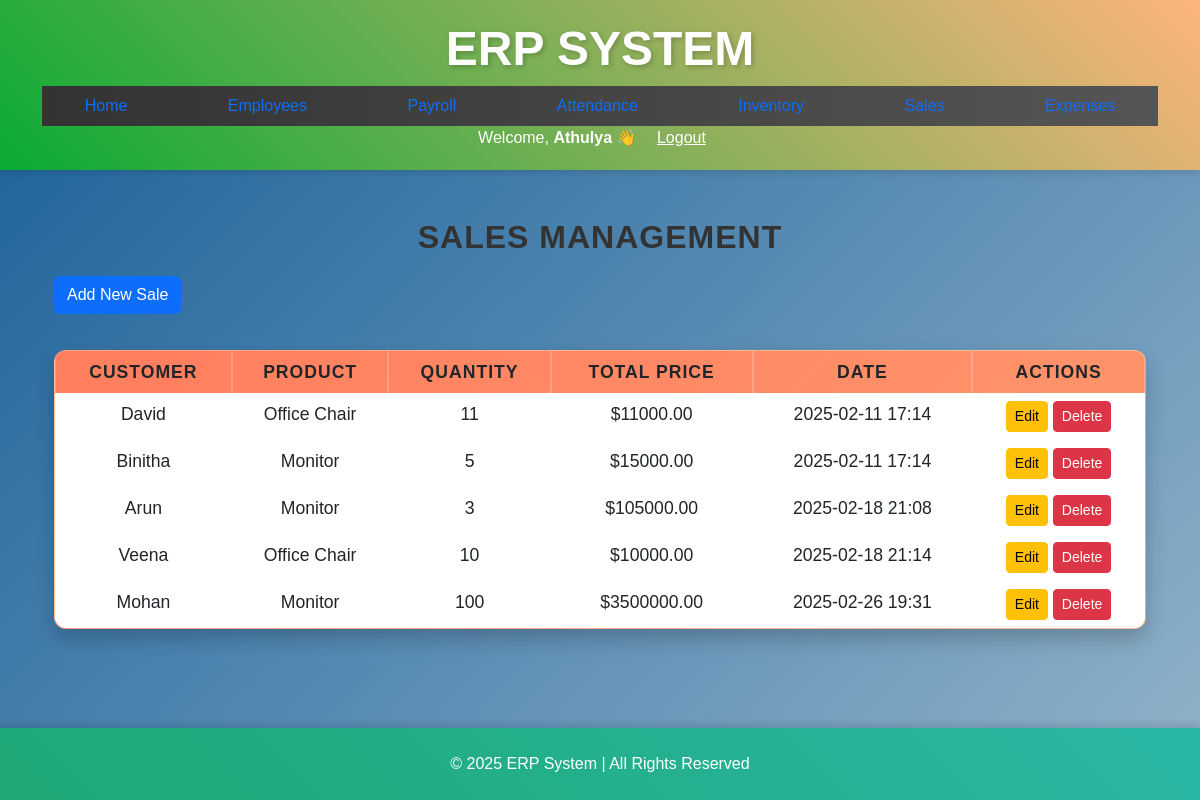
The page /sale/ (signed in) on the database its author committed.
### erp/models.py (models this page shows, shortened)
class Sale(models.Model):
    customer_name=models.CharField(max_length=200)
    product=models.ForeignKey(InventoryItem,on_delete=models.CASCADE)
    quantity=models.IntegerField()
    total_price=models.DecimalField(max_digits=10,decimal_places=2)
    date=models.DateTimeField(auto_now_add=True)

class InventoryItem(models.Model):
    name=models.CharField(max_length=200)
    quantity=models.IntegerField()
    price_per_unit=models.DecimalField(max_digits=10,decimal_places=2)

### erp/views.py (the view)
# urls.py: path("sale/", views.manage_sales, name="manage_sales"),
@login_required
def manage_sales(request):
    sales = Sale.objects.all()
    return render(request, 'sales.html', {'sales': sales})

### erp/templates/sales.html
{% extends 'base.html' %}
{% block content %}
{% load static %}
    <link rel="stylesheet" href="{% static 'static/css/styles.css' %}">
    <body class="sales-page">
        <div class="container">
            <h2>Sales Management</h2>
            <a href="{% url 'add_sale' %}" class="btn btn-primary mb-3">Add New Sale</a>
            <table class="table table-bordered">
                <thead>
                    <tr>
                        <th>Customer</th>
                        <th>Product</th>
                        <th>Quantity</th>
                        <th>Total Price</th>
                        <th>Date</th>
                        <th>Actions</th>
                    </tr>
                </thead>
                <tbody>
                    {% for sale in sales %}
                        <tr>
                            <td>{{ sale.customer_name }}</td>
                            <td>{{ sale.product.name }}</td>
                            <td>{{ sale.quantity }}</td>
                            <td>${{ sale.total_price }}</td>
                            <td>{{ sale.date|date:"Y-m-d H:i" }}</td>
                            <td>
                                <a href="{% url 'update_sale' sale.pk %}" class="btn btn-warning btn-sm">Edit</a>
                                <a href="{% url 'delete_sale' sale.pk %}" class="btn btn-danger btn-sm">Delete</a>
                            </td>
                        </tr>
                    {% endfor %}
                </tbody>
            </table>
        </div>
    </body>
{% endblock %}

### erp/templates/base.html (shortened to what this page needs)
<!DOCTYPE html>
<html lang="en">
<head>
    {% load static %}
<link rel="stylesheet" href="{% static 'static/css/styles.css' %}">
    <link href="https://cdn.jsdelivr.net/npm/bootstrap@5.3.0-alpha1/dist/css/bootstrap.min.css" rel="stylesheet">
    <link rel="stylesheet" href="https://cdnjs.cloudflare.com/ajax/libs/font-awesome/6.0.0/css/all.min.css">
    <link rel="stylesheet" href="{% static 'css/styles.css' %}">
</head>
<body>
    <header>
        <div class="container">
            <div class="logo">
                <h1 class="center-title">ERP System</h1>
            </div>
            <nav>
                <ul class="nav">
                    {% block nav %}
                    <li class="nav-item"><a class="nav-link" href="{% url 'dashboard' %}">Home</a></li>
                    <li class="nav-item"><a class="nav-link" href="{% url 'manage_employees' %}">Employees</a></li>
                    <li class="nav-item"><a class="nav-link" href="{% url 'manage_payroll' %}">Payroll</a></li>
                    <li class="nav-item"><a class="nav-link" href="{% url 'manage_attendance' %}">Attendance</a></li>
                    <li class="nav-item"><a class="nav-link" href="{% url 'manage_inventory' %}">Inventory</a></li>
                    <li class="nav-item"><a class="nav-link" href="{% url 'manage_sales' %}">Sales</a></li>
                    <li class="nav-item"><a class="nav-link" href="{% url 'manage_expenses' %}">Expenses</a></li>
                    {% endblock %}
                </ul>
                <div class="ml-auto flex items-center space-x-4">
                    {% if user.is_authenticated %}
                        <span class="text-white font-medium">Welcome, <strong>{{ user.username }}</strong> 👋</span>
                        <a href="{% url 'logout' %}" class="bg-red-500 text-white px-3 py-1 rounded-lg hover:bg-red-700">Logout</a>
                    {% else %}
                        <a href="{% url 'login' %}" class="bg-green-500 text-white px-3 py-1 rounded-lg hover:bg-green-700">Login</a>
                    {% endif %}
                </div>
            </nav>
        </div>
    </header>
    <main>
        <div class="container mt-5">
            {% block content %}{% endblock %}
        </div>
    </main>
    <footer class="bg-dark text-white py-4 mt-5">
        <div class="container">
            <p class="text-center mb-0">&copy; 2025 ERP System | All Rights Reserved</p>
        </div>
    </footer>
</body>
</html>

### erp/static/css/styles.css (style rules this page uses)
body { background: linear-gradient(135deg, #185f99, #c9d9df, #d1e2f1); background-size: 300% 300%; animation: backgroundGradient 10s ease infinite; color: #333; font-family: 'Arial', sans-serif; }
header { background: linear-gradient(45deg, #0aab35, #feb47b); color: white; padding: 20px 0; text-align: center; box-shadow: 0 4px 6px rgba(0, 0, 0, 0.1); }
header .logo h1 { font-size: 3rem; text-transform: uppercase; font-weight: bold; text-shadow: 2px 2px 5px rgba(0, 0, 0, 0.2); }
nav ul { list-style-type: none; padding: 0; display: flex; justify-content: space-around; background: linear-gradient(90deg, #333, #555); }
nav ul li { margin: 0 15px; }
nav ul li a { color: rgb(244, 238, 238); text-decoration: none; font-size: 1.1rem; padding: 12px 20px; border-radius: 25px; transition: background-color 0.3s, transform 0.3s; }
footer { background: linear-gradient(45deg, #20a876, #28b7a4); color: rgb(218, 76, 76); padding: 20px; text-align: center; position: fixed; width: 100%; bottom: 0; box-shadow: 0 -4px 6px rgba(0, 0, 0, 0.1); animation: footerGradientAnimation 5s ease-in-out infinite; }
footer p { margin: 0; }
table { width: 100%; border-collapse: separate; border-spacing: 0; border-radius: 12px; overflow: hidden; margin: 20px 0; font-size: 1.1rem; text-align: left; box-shadow: 0 10px 20px rgba(0, 0, 0, 0.2); transition: all 0.3s ease-in-out; }
th { padding: 15px; text-transform: uppercase; font-weight: bold; letter-spacing: 1px; text-align: center; border-bottom: 3px solid rgba(255, 255, 255, 0.3); }
td { padding: 12px; text-align: center; font-weight: 500; border-bottom: 1px solid rgba(255, 255, 255, 0.2); }
tr:nth-child(even) { background-color: rgba(255, 255, 255, 0.2); }
.sales-page table, .inventory-page table, .orders-page table { backdrop-filter: blur(10px); -webkit-backdrop-filter: blur(10px); border: 1px solid rgba(255, 255, 255, 0.2); border-radius: 12px; }
.sales-page table { background: linear-gradient(135deg, #ff7e5f, #feb47b); color: white; }
.sales-page th { background: rgba(255, 126, 95, 0.5); }
h2 { font-size: 2rem; font-weight: bold; text-align: center; color: #333; text-transform: uppercase; margin-bottom: 20px; letter-spacing: 1px; }
ul { list-style: none; padding: 0; display: flex; flex-wrap: wrap; justify-content: center; gap: 15px; }
main { padding-bottom: 97px; }

### erp/templates/base.html (style rules this page uses)
.center-title { text-align: center; }

### rows shown on the page
Sale: customer_name "David", product.name "Office Chair", quantity "11", total_price "11000.00", date "2025-02-11 17:14"
Sale: customer_name "Binitha", product.name "Monitor", quantity "5", total_price "15000.00", date "2025-02-11 17:14"
Sale: customer_name "Arun", product.name "Monitor", quantity "3", total_price "105000.00", date "2025-02-18 21:08"
Sale: customer_name "Veena", product.name "Office Chair", quantity "10", total_price "10000.00", date "2025-02-18 21:14"
Sale: customer_name "Mohan", product.name "Monitor", quantity "100", total_price "3500000.00", date "2025-02-26 19:31"

### other values the page prints
{{ user.username }} "Athulya"
